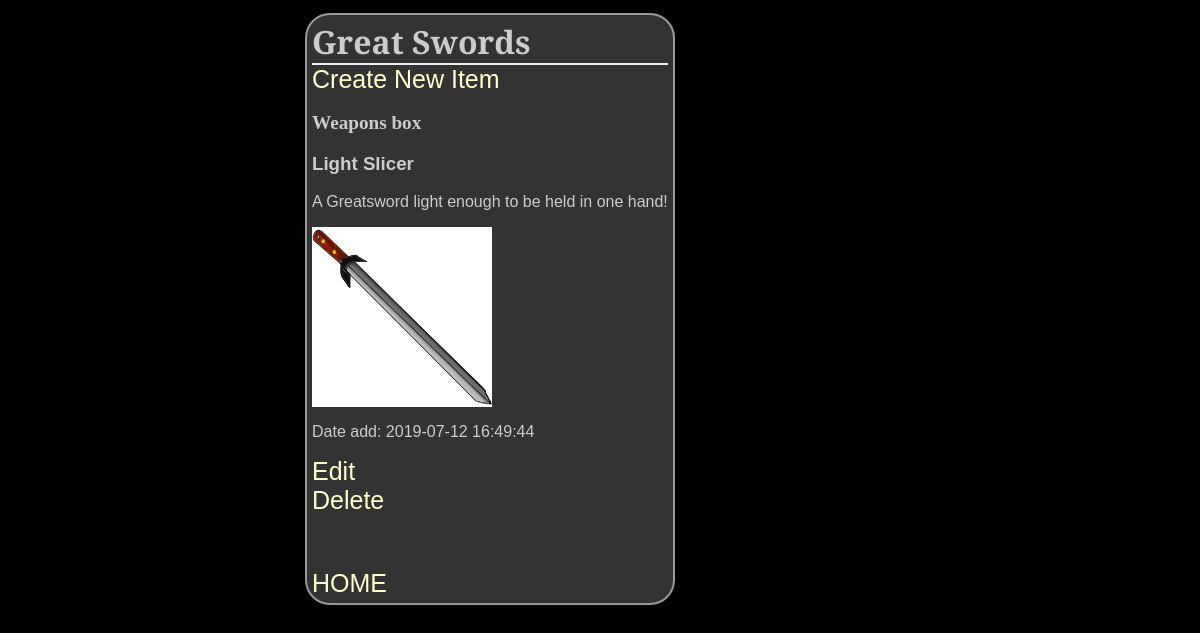
The app's page /weaponsGuide/1/1/items/ with its own data.
### database_setup_weapons.py (models this page shows, shortened)
class Categories(Base):
    __tablename__ = 'categories'
    id = Column(Integer, primary_key=True)
    name = Column(String(250), nullable=False)
    user_id = Column(Integer, ForeignKey('user.id'))
    user = relationship(User)

class CategoryItem(Base):
    __tablename__= 'category_item'
    name = Column(String(80), nullable = False)
    id = Column(Integer, primary_key = True)
    description = Column(String(350), nullable=False)
    picture = Column(String(350), nullable=False)
    dateAdd= Column(DateTime, default=func.now())
    categories_id = Column(Integer, ForeignKey('categories.id'))
    categories = relationship(Categories)
    user_id = Column(Integer, ForeignKey('user.id'))
    user = relationship(User)

### finalproject.py (the view)
@app.route('/weaponsGuide/<int:category_id>/<int:user_id>/')
@app.route('/weaponsGuide/<int:category_id>/<int:user_id>/items/')
def showCat(category_id, user_id):
    DBSession = sessionmaker(bind=engine)
    session = DBSession()
    categories = session.query(Categories).filter_by(id=category_id).one()
    items = session.query(CategoryItem).filter_by(
        categories_id=category_id).all()
    return render_template('weapons.html', items=items, category=categories, user_id=user_id)

### templates/weapons.html (shortened to what this page needs)
<html>
<head>
<link rel=stylesheet type=text/css href="{{ url_for('static', filename='styles.css') }}">
	</head>
	<body>
		<div class = 'pane'>
		<h1>{{ category.name }}</h1>
    {% if items !=[] %}
		<a href = "{{url_for('newWeapon', category_id = category.id, user_id=user_id)}}">Create New Item</a>
	<h2>Weapons box</h2>
		{% for i in items %}
		<h3>{{i.name}}</h3>
		<p>{{i.description}}</p>
		<img src="{{url_for('static',filename= i.picture)}}" height="180" width="180">
		<p> Date add: {{i.dateAdd}}</p>
		<a href="{{url_for('editWeapon', category_id = category.id, items_id = i.id, user_id=user_id)}}" >Edit</a>
	<a href="{{url_for('deleteWeapon', category_id = category.id, items_id = i.id, user_id=user_id)}}" >Delete</a>
		{% endfor %}
		{% else %}
		<p> You currently have no menu items. <p>
		<a href = "{{url_for('newWeapon', category_id = category.id, user_id=user_id)}}">Create New Item</a>
			{% endif %}
<a href="{{ url_for('showCategories',user_id=user_id)}}" > HOME </a>
</div>
	</body>
</html>

### static/styles.css (style rules this page uses)
body { font-family: sans-serif; background-color: black; }
h1, h2, h3, h4 { color: #CCCCCC; }
h1, h2 { margin: 0; }
h1 { border-bottom: 2px solid #eee; font-family: 'Cinzel', serif; }
h2 { font-family: 'Georgia', serif; font-size: 1.2em; }
p { color: #CCCCCC; }
a { text-decoration: none; color:#FFFFCC; font-size: 25px; font-family: Arial, Helvetica, sans-serif; }
.pane { position:absolute; left: 25%; border: 2px solid; border-radius: 25px; padding: 5px; margin: 5px; border-color: #999999; background-color: #333333; }

### records on screen
Categories: name "Great Swords"
CategoryItem: name "Light Slicer", description "A Greatsword light enough to be held in one hand!", picture (picture), dateAdd "2019-07-12 16:49:44"
